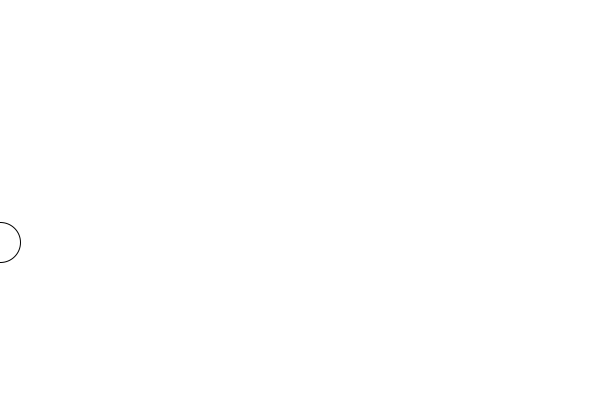
Frame 1 (no input)
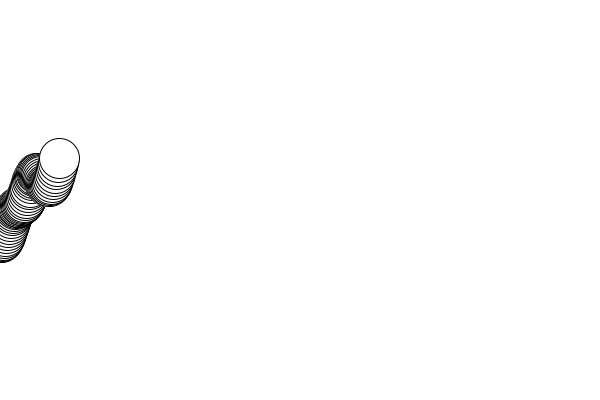
Frame 60 (the mouse pressed at the canvas centre just before this capture)
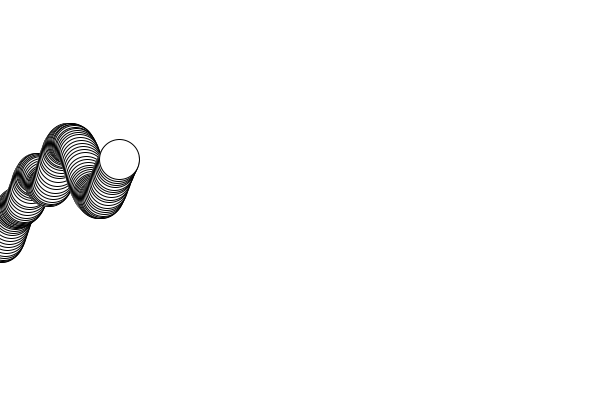
Frame 120 (the mouse held since frame 60 and released just before this capture)

The Processing sketch that drew these frames (run headless with seeded random() and noise(); from frame 60 on, the mouse is pressed at the canvas centre):

// Processing sketch: sketch_04_perlin_noise
// ── sketch_04_perlin_noise.pde

float t = 0;
float A=0;


void setup(){
  size(600,400);
  background(255);
}


void draw(){
  
  fill(255);
  
  float x = noise(t);
  
  x = map(x , 0,1,0, height);
  
  pushMatrix();
  //translate(10,0);
  ellipse(A, x , 40,40);
  
  popMatrix();
 t = t + 0.01;
 A = A + 1;
}
